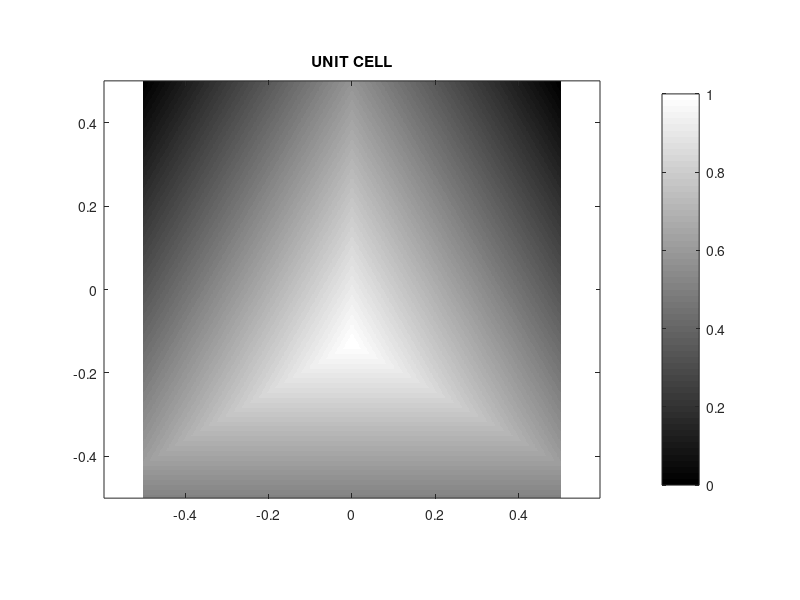
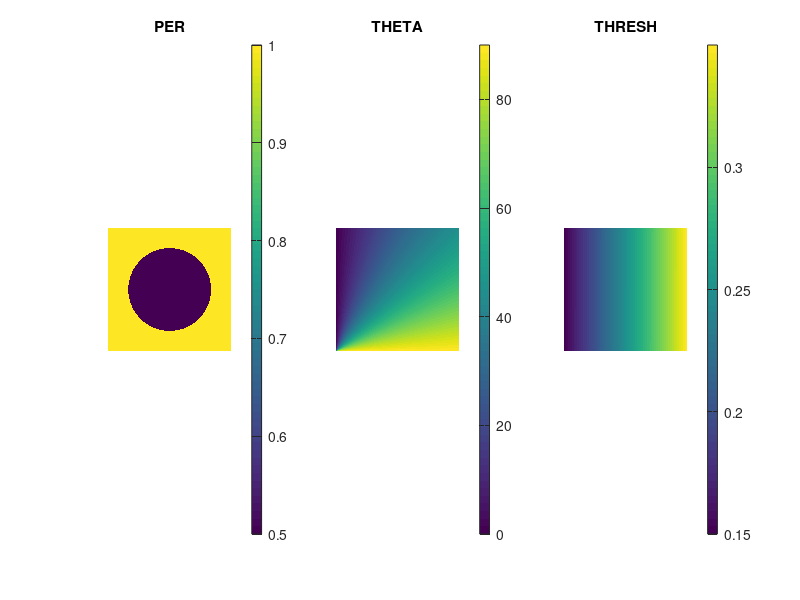
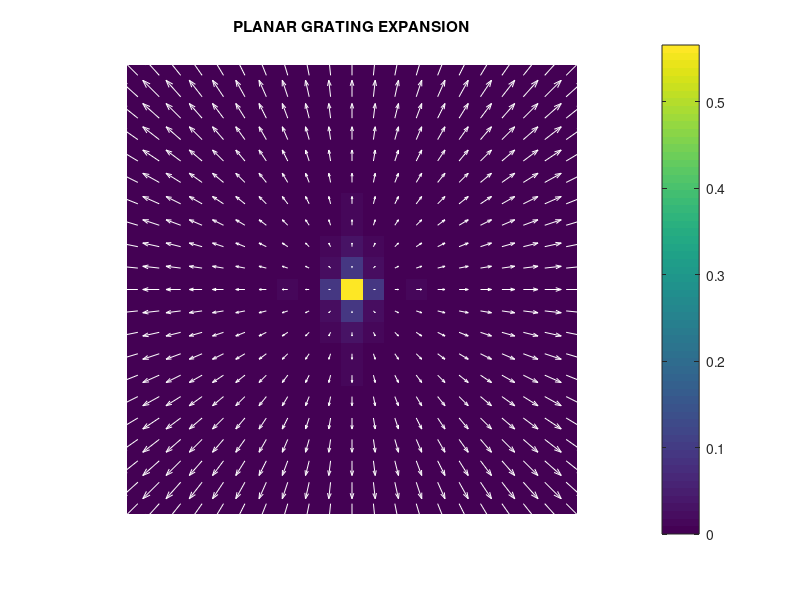

Here is the MATLAB script that generated these plots, in order:
% HW9.m
%
% Homework #9
% ECE 53922 -- 21ST CENTURY ELECTROMAGNETICS

%%%%%%%%%%%%%%%%%%%%%%%%%%%%%%%%%%%%%%%%%%%%%%%%%%%%%%%%%%%%%%%%%%%%%%%%%%%
%% INITIALIZE MATLAB
%%%%%%%%%%%%%%%%%%%%%%%%%%%%%%%%%%%%%%%%%%%%%%%%%%%%%%%%%%%%%%%%%%%%%%%%%%%

close all;
clc;
clear all;

% UNITS
degrees = pi/180;

% OPEN FIGURE WINDOW WITH WHITE BACKGROUND
fig = figure('Color','w','Units','normalized','Position',[0 0 1 1]);

%%%%%%%%%%%%%%%%%%%%%%%%%%%%%%%%%%%%%%%%%%%%%%%%%%%%%%%%%%%%%%%%%%%%%%%%%%%
%% DASHBOARD
%%%%%%%%%%%%%%%%%%%%%%%%%%%%%%%%%%%%%%%%%%%%%%%%%%%%%%%%%%%%%%%%%%%%%%%%%%%

% UNIT CELL PARAMETERS
a = 1;
Nxu = 512;
Nyu = Nxu;

% GRID PARAMETERS
Sx = 10;
Sy = Sx;
NRESLO = 10;
NRESHI = 10;

% SVL PARAMETERS
NP = 21;
NQ = NP;

%%%%%%%%%%%%%%%%%%%%%%%%%%%%%%%%%%%%%%%%%%%%%%%%%%%%%%%%%%%%%%%%%%%%%%%%%%%
%% PROBLEM #1: BUILD A GRAYSCALE TRIANGLE UNIT CELL
%%%%%%%%%%%%%%%%%%%%%%%%%%%%%%%%%%%%%%%%%%%%%%%%%%%%%%%%%%%%%%%%%%%%%%%%%%%

% UNIT CELL GRID
dxh = a/Nxu;
dyh = a/Nyu;

% CREATE AXES
xah = [0:Nxu-1]*dxh; xah = xah - mean(xah);
yah = [0:Nyu-1]*dyh; yah = yah - mean(yah);

% UNIT CELL MESHGRID
[YH,XH] = meshgrid(yah,xah);

% DEFINE TRIANGLE VERTICES
w = 0.9*a;
h = w*sqrt(3)/2;
v1 = [ 0 ; h/2 ];
v2 = [ -w/2 ; -h/2 ];
v3 = [ +w/2 ; -h/2 ];

% SECTION 1
p1 = v1;
p2 = v2;
D1 = (p2(2) - p1(2))*XH - (p2(1) - p1(1))*YH + p2(1)*p1(2) - p2(2)*p1(1);
D1 = -D1./sqrt((p2(2) - p1(2))^2 + (p2(1) - p1(1))^2);

% SECTION 2
p1 = v1;
p2 = v3;
D2 = (p2(2) - p1(2))*XH - (p2(1) - p1(1))*YH + p2(1)*p1(2) - p2(2)*p1(1);
D2 = D2./sqrt((p2(2) - p1(2))^2 + (p2(1) - p1(1))^2);

% SECTION 3
p1 = v2;
p2 = v3;
D3 = (p2(2) - p1(2))*XH - (p2(1) - p1(1))*YH + p2(1)*p1(2) - p2(2)*p1(1);
D3 = -D3./sqrt((p2(2) - p1(2))^2 + (p2(1) - p1(1))^2);

% BUILD UNIT CELL
UC = min(D1,D2);
UC = min(UC,D3);
UC = UC - min(UC(:));
UC = UC / max(UC(:));

% DISPLAY UNIT CELL
ha = imagesc(xah,yah,UC');
ha = get(ha,'Parent');
set(ha,'YDir','normal');
axis equal tight;
colorbar;
colormap('Gray');
title('UNIT CELL');

%%%%%%%%%%%%%%%%%%%%%%%%%%%%%%%%%%%%%%%%%%%%%%%%%%%%%%%%%%%%%%%%%%%%%%%%%%%
%% PROBLEM #2: CALCULATE GRIDS
%%%%%%%%%%%%%%%%%%%%%%%%%%%%%%%%%%%%%%%%%%%%%%%%%%%%%%%%%%%%%%%%%%%%%%%%%%%

% LOW RESOLUTION GRID
dx = a/NRESLO;
dy = a/NRESLO;

% CALCULATE GRID
Nx = ceil(Sx/dx);
dx = Sx/Nx;
Ny = ceil(Sy/dy);
dy = Sy/Ny;

% CALCULATE AXES
xa = [0 : Nx-1]*dx; xa = xa - mean(xa);
ya = [0 : Ny-1]*dy; ya = ya - mean(ya);

% CREATE A LOW-RES MESGRID
[Y,X] = meshgrid(ya,xa);

% HIGH RESOLUTION GRID
Kmax = (2*pi/a) * [floor(NP/2) ; floor(NQ/2)];
amin = 2*pi/norm(Kmax);
dx2 = amin/NRESHI;
dy2 = amin/NRESHI;

% CALCULATE GRID
Nx2 = ceil(Sx/dx2);
Ny2 = ceil(Sy/dy2);

% CALCULATE AXES
xa2 = linspace(xa(1),xa(Nx),Nx2);
ya2 = linspace(ya(1),ya(Nx),Ny2);
dx2 = xa2(2) - xa2(1);
dy2 = ya2(2) - ya2(1);

% CREATE A HI-RES MESHGRID
[Y2,X2] = meshgrid(ya2,xa2);

% REPORT VALUES
display(['Nx  = ' num2str(Nx)]);
display(['Ny  = ' num2str(Ny)]);
display(['dx  = ' num2str(dx)]);
display(['dy  = ' num2str(dy)]);
display(['Nx2 = ' num2str(Nx2)]);
display(['Ny2 = ' num2str(Ny2)]);
display(['dx2 = ' num2str(dx2)]);
display(['dy2 = ' num2str(dy2)]);

%%%%%%%%%%%%%%%%%%%%%%%%%%%%%%%%%%%%%%%%%%%%%%%%%%%%%%%%%%%%%%%%%%%%%%%%%%%
%% PROBLEM #3: GENERATE INPUT MAPS FOR SPATIAL VARIANCE
%%%%%%%%%%%%%%%%%%%%%%%%%%%%%%%%%%%%%%%%%%%%%%%%%%%%%%%%%%%%%%%%%%%%%%%%%%%

% PERIOD
RSQ = X2.^2 + Y2.^2;
r   = 3.33*a;
PER = RSQ <= r^2;
PER = a*(1-PER) + 0.5*a*PER;

% ANGLE
x = [0 : Nx2-1]*dx2;
y = [0 : Ny2-1]*dy2;
[Yy,Xx] = meshgrid(y,x);
THETA = atan2(Xx,Yy);
THETA = flipud(fliplr(flipud(THETA)));
THETA = THETA/degrees;

% THRESHOLD
thresh = linspace(0.15,0.35,Nx2*Ny2)';
THRESH = ones(Nx2,Ny2);
THRESH = thresh.*THRESH(:);
THRESH = reshape(THRESH,Nx2,Ny2);
THRESH = THRESH';

% VISUALIZE
figure('Color','w','Units','normalized','Position',[0 0 1 1]);
subplot(131);
imagesc(xa2,ya2,PER');
colorbar;
axis equal tight off
title('PER');

subplot(132);
imagesc(xa2,ya2,THETA');
colorbar;
axis equal tight off
title('THETA');

subplot(133);
imagesc(xa2,ya2,THRESH');
colorbar;
axis equal tight off
title('THRESH');

gth_dat = linspace(0,1,100);
ff_dat  = 0*gth_dat;
for n = 1 : length(gth_dat)
   % GENERATE BINARY UNIT CELL
   UCB = UC > gth_dat(n);
   
   % FILL FRACTION
   ff_dat(n) = sum(UCB(:))/(Nxu*Nyu);
end

%%%%%%%%%%%%%%%%%%%%%%%%%%%%%%%%%%%%%%%%%%%%%%%%%%%%%%%%%%%%%%%%%%%%%%%%%%%
%% PROBLEM #4: GENERATE LIST OF PLANAR GRATINGS
%%%%%%%%%%%%%%%%%%%%%%%%%%%%%%%%%%%%%%%%%%%%%%%%%%%%%%%%%%%%%%%%%%%%%%%%%%%

% DECOMPOSE UNIT CELL
ER = fftshift(fft2(UC))/(Nxu*Nyu);

% DEFINE np and nq
np = NP;
nq = np;

% TRUNCATE EXPANSION
p0 = 1 + floor(Nxu/2);
q0 = 1 + floor(Nyu/2);
p1 = p0 - floor(np/2);
p2 = p0 + floor(np/2);
q1 = q0 - floor(nq/2);
q2 = q0 + floor(nq/2);
ERF = ER(p1:p2,q1:q2);

% CALCULATE FOURIER AXES
pa = [-floor(np/2) : +floor(np/2)];
qa = [-floor(nq/2) : +floor(nq/2)];

% CALCULATE GRATING VECTOR EXPANSION
KX = 2*pi*pa/a;
KY = 2*pi*qa/a;
[KY,KX] = meshgrid(KY,KX);

% DISPLAY TRUNCATED UNIT CELL
figure('Color','w','Units','normalized','Position',[0 0 1 1]);
imagesc(pa,qa,abs(ERF)');
colorbar;
hold on;
quiver(pa,qa,KX',KY','Color','w');
hold off;
axis equal tight off
title('PLANAR GRATING EXPANSION');
